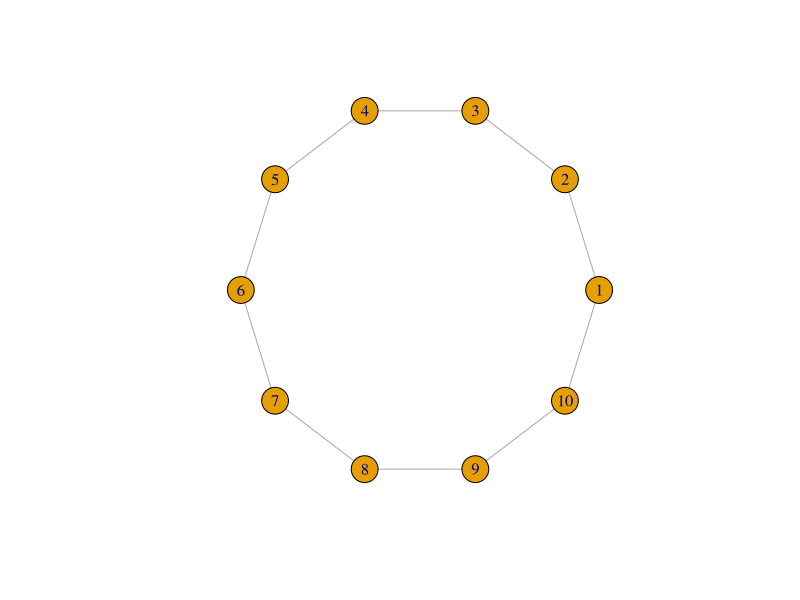
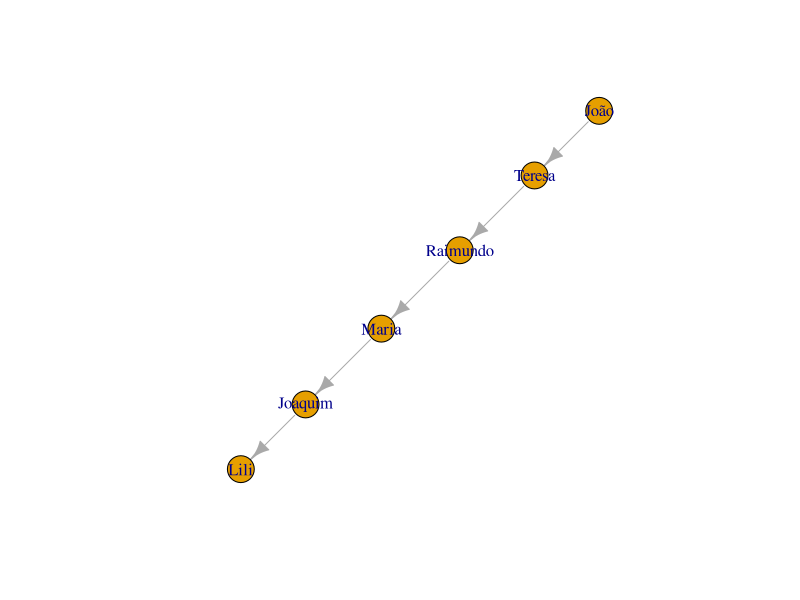
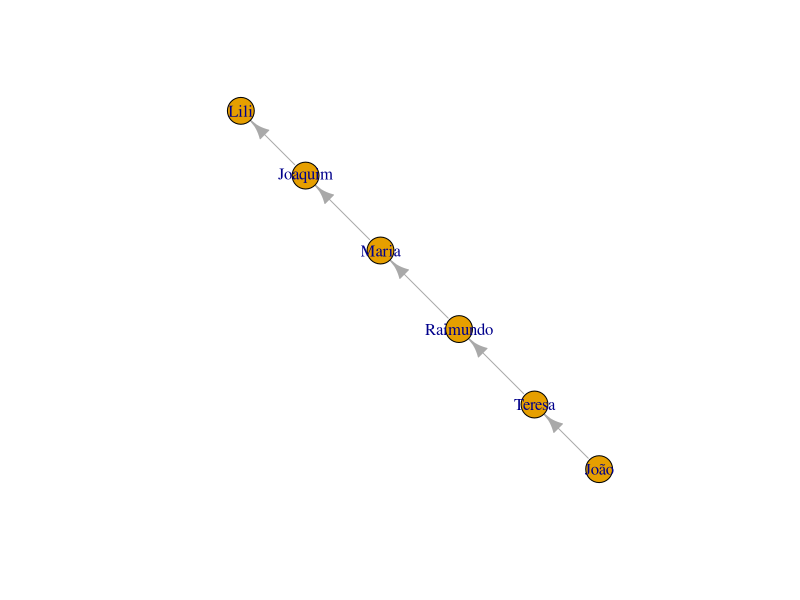
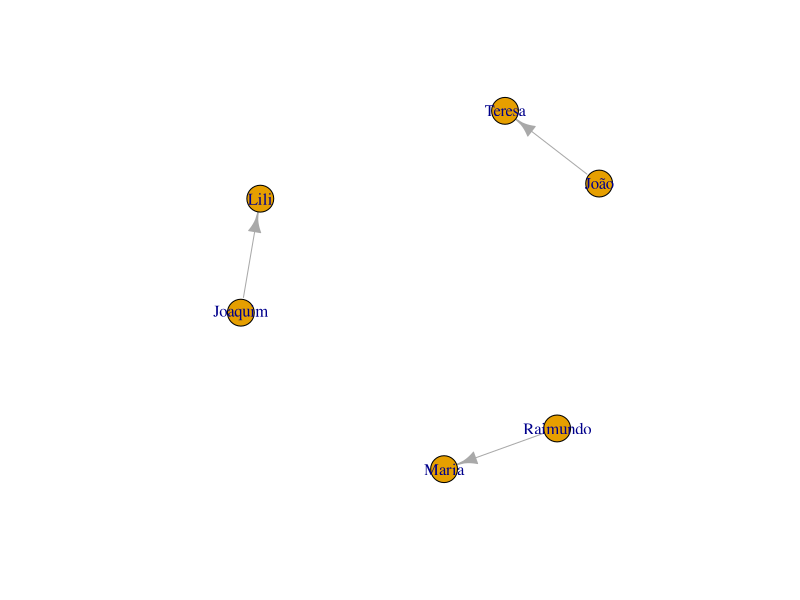
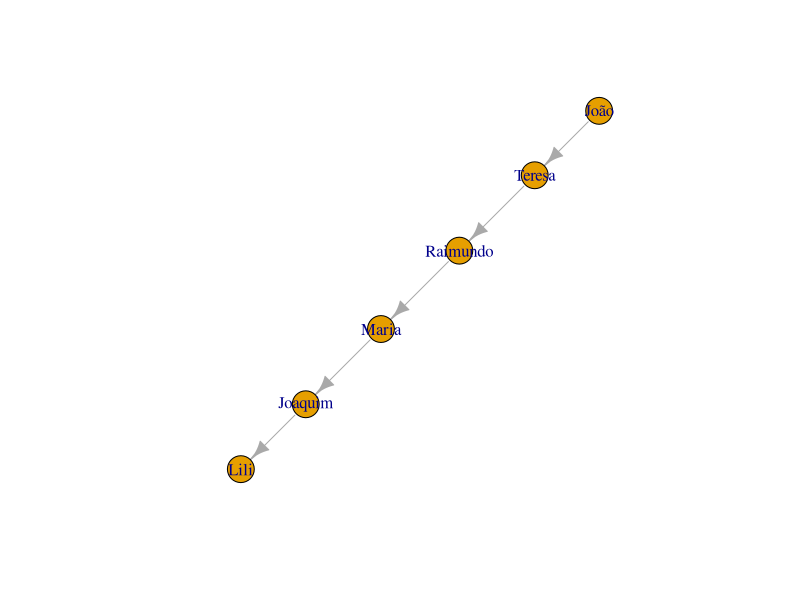
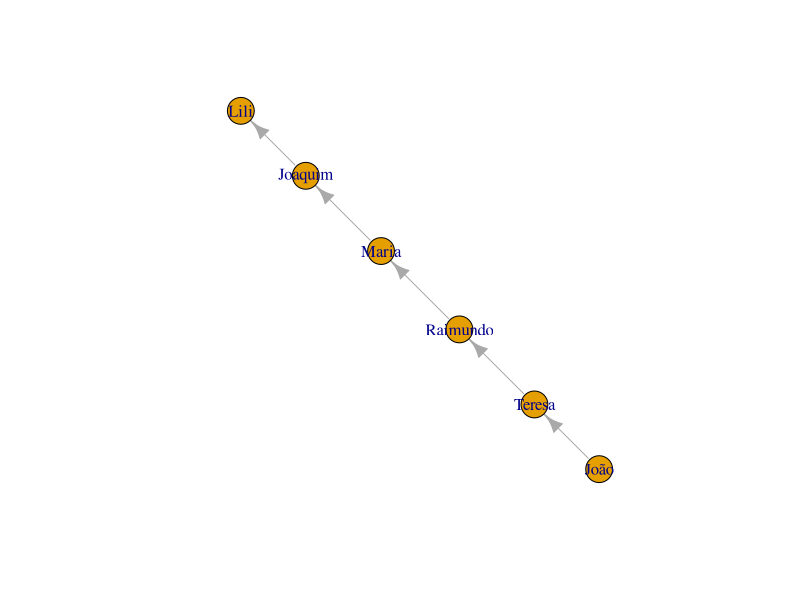
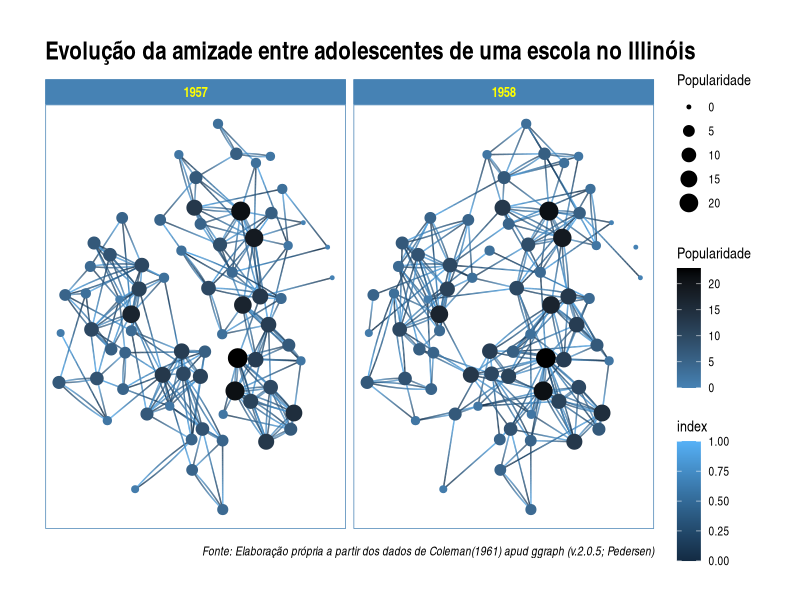

Reproduce these figures in R, in order.
## ---- chunk 1
library(igraph) # chamando o pacote já instalado
## ---- chunk 2
 g <- make_ring(10)
     g$layout <- layout_in_circle
     plot(g)
## ---- chunk 3
library(igraph) 
g <- graph.empty(directed=TRUE) # "directed" implica distinguir entre "de" e "para" na relação entre os nós.

#  Adicionando os vértices. 
g <- g + vertex("João") 
g <- g + vertex("Teresa") 
g <- g + vertex("Raimundo") 
g <- g + vertex("Maria") 
g <- g + vertex("Joaquim") 
g <- g + vertex("Lili") 

#  Especificando as relações entres os vértices, os edges
g <- g + edges("João", "Teresa")
g <- g + edges("Teresa", "Raimundo")
g <- g + edges("Raimundo", "Maria")
g <- g + edges("Maria", "Joaquim")
g <- g + edges("Joaquim", "Lili")

plot.igraph(g) # plotando o grafo
## ---- chunk 4
library(igraph) 
g <- graph.empty(directed=TRUE) 

#  Adicionando os vértices. 
g <- g + vertex(c("João", "Teresa", "Raimundo", "Maria", "Joaquim", "Lili"))

#  Adicionando os edges em pares
g <- g + edges(c("João", "Teresa", "Teresa", "Raimundo", "Raimundo", "Maria","Maria", "Joaquim","Joaquim", "Lili"))

plot.igraph(g)
## ---- chunk 5
g <- graph.empty(directed=TRUE) 
g <- g + vertex(c("João", "Teresa", "Raimundo", "Maria", "Joaquim", "Lili"))
g <- g + edges(c("João", "Teresa", "Raimundo", "Maria","Joaquim", "Lili"))
plot.igraph(g)
## ---- chunk 6
g <- graph.formula(
    João --+ Teresa --+ Raimundo --+ Maria --+ Joaquim --+ Lili
)
plot(g)
## ---- chunk 7
 plot.igraph(g)
## ---- chunk 8
library(ggraph) 
library(tidygraph) 
## ---- chunk 9
str(highschool) # observando a estrutura do data frame
## ---- chunk 10
head(highschool,10) # observado as primeiras linhas do data frame
## ---- chunk 11
as_tbl_graph(highschool)
## ---- chunk 12
grafo <- as_tbl_graph(highschool) %>% 
    mutate(Popularidade = centrality_degree(mode = 'in'))
grafo
## ---- chunk 13
ggraph(grafo, layout = 'kk') + 
    geom_edge_fan(aes(colour = stat(index)), show.legend = FALSE) + 
    geom_node_point(aes(size = Popularidade, colour= Popularidade), show.legend = TRUE) +
    scale_colour_gradient(low = "steelblue", high = "black") +
    facet_edges(~year) + 
    theme_graph(foreground = 'steelblue', fg_text_colour = 'yellow') +
    labs(title = "Evolução da amizade entre adolescentes de uma escola no Illinóis", 
         caption = "Fonte: Elaboração própria a partir dos dados de Coleman(1961) apud ggraph (v.2.0.5; Pedersen)")
